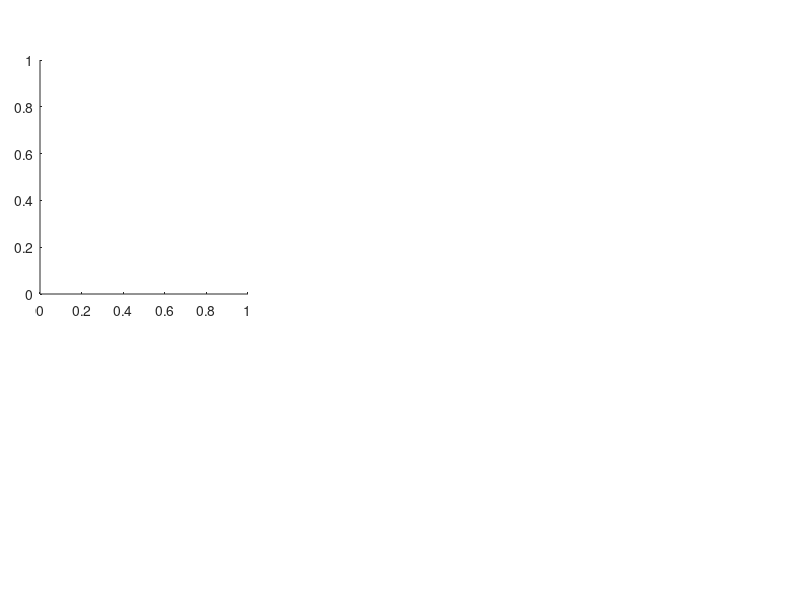

Source code (MATLAB): (Note: this script raises an error after producing the figure.)
function plotSqMap_Sq()
clear;
clc;
FONTSIZE = 16;
POS_X = 0.26;
POS_INIT_X = 0.05;
POS_Y = 0.39;
POS_INIT_Y = 0.06;

PLOT_RANGE = 0.8;
COLOR_TYPE = 'jet';
LINE_COLOR = 'black';
LINE_WIDTH = 0.4;
MARKERSIZE = 7;
%// surf plot SqMap
figure()

%// 1
pos = [POS_INIT_X (POS_INIT_Y*2.+POS_Y) POS_X POS_Y];
subplot('position',pos)
Test = load(['./Fig7a.txt']);
kx = Test(:,1)./(2.*pi);
ky = Test(:,2)./(2.*pi);
Sq = Test(:,3);
[X,Y] = meshgrid(-PLOT_RANGE:0.01:PLOT_RANGE,-PLOT_RANGE:0.01:PLOT_RANGE); % 0.01 for sampling step length
Z=griddata(kx,ky,Sq,X,Y,'v4');
h = surf(X,Y,Z); 
hold on;
set(h,'edgecolor','none');
axis([-PLOT_RANGE,PLOT_RANGE,-PLOT_RANGE,PLOT_RANGE]);
caxis([0, 3.5]);
pbaspect([1 1 1]);
colormap(COLOR_TYPE);
set(get(gca, 'XLabel'), 'FontSize', FONTSIZE,'Interpreter','latex');
xlabel('$k_{x}/2\pi$');
set(get(gca, 'YLabel'), 'FontSize', FONTSIZE,'Interpreter','latex');
ylabel('$k_{y}/2\pi$');
box on;
text(0.67,0.12,5, '$\mathbf{K}$', 'Interpreter','latex','FontSize',14)
text(0.55,0.35,5, '$\mathbf{M}$', 'Interpreter','latex','FontSize',14)

line([-0.333,0.333],[1./sqrt(3.),1./sqrt(3.)],[4,4],'Color',LINE_COLOR,'LineWidth', LINE_WIDTH)
line([0.333,0.667],[1./sqrt(3.),0],[4,4],'Color',LINE_COLOR,'LineWidth', LINE_WIDTH)
line([0.667,0.333],[0,-1./sqrt(3.)],[4,4],'Color',LINE_COLOR,'LineWidth', LINE_WIDTH)
line([-0.333,0.333],[-1./sqrt(3.),-1./sqrt(3.)],[4,4],'Color',LINE_COLOR,'LineWidth', LINE_WIDTH)
line([-0.333,-0.667],[-1./sqrt(3.),0],[4,4],'Color',LINE_COLOR,'LineWidth', LINE_WIDTH)
line([-0.667,-0.333],[0,1./sqrt(3.)],[4,4],'Color',LINE_COLOR,'LineWidth', LINE_WIDTH)
set(gca, 'XTick', [-0.5 0 0.5])
set(gca, 'YTick', [-0.5 0 0.5])
xticklabels(gca,{'$-0.5$','$0$','$0.5$'})
set(gca, 'fontsize', FONTSIZE,'TickLabelInterpreter','latex')
set(gca, 'linewidth', 2)
set(get(gca, 'Children'), 'linewidth', 2)
title('$(a) J_{2}=0.01, J_{\chi}=0.05$','FontSize',FONTSIZE,...
    'Interpreter','latex');
view(2);
ax=gca;
plot3(0.667,0,5,'.k','MarkerSize',25)
plot3(0.5,(1/sqrt(3.)/2.),5,'.k','MarkerSize',25)
for x=-16:1:16
    for y=-6:1:6
        plot3((y/12.)+(2./12.*x/2.),(y/12.*sqrt(3.))-(2./sqrt(3.)/12.*x/2.),5,'.k','MarkerSize',MARKERSIZE)
    end
end
surf(ax)

%// 2
pos = [(POS_INIT_X*2.+POS_X) (POS_INIT_Y*2.+POS_Y) POS_X POS_Y];
subplot('position',pos)
Test = load(['./Fig7b.txt']);
kx = Test(:,1)./(2.*pi);
ky = Test(:,2)./(2.*pi);
Sq = Test(:,3);
[X,Y] = meshgrid(-1:0.01:1,-1:0.01:1); % 0.01 for sampling step length
Z=griddata(kx,ky,Sq,X,Y,'v4');
hold on;
h = surf(X,Y,Z); 
set(h,'edgecolor','none');
axis([-PLOT_RANGE,PLOT_RANGE,-PLOT_RANGE,PLOT_RANGE]);
caxis([0, 3.5]);
pbaspect([1 1 1]);
colormap(COLOR_TYPE);
box on;

line([-0.333,0.333],[1./sqrt(3.),1./sqrt(3.)],[4,4],'Color',LINE_COLOR,'LineWidth', LINE_WIDTH)
line([0.333,0.667],[1./sqrt(3.),0],[4,4],'Color',LINE_COLOR,'LineWidth', LINE_WIDTH)
line([0.667,0.333],[0,-1./sqrt(3.)],[4,4],'Color',LINE_COLOR,'LineWidth', LINE_WIDTH)
line([-0.333,0.333],[-1./sqrt(3.),-1./sqrt(3.)],[4,4],'Color',LINE_COLOR,'LineWidth', LINE_WIDTH)
line([-0.333,-0.667],[-1./sqrt(3.),0],[4,4],'Color',LINE_COLOR,'LineWidth', LINE_WIDTH)
line([-0.667,-0.333],[0,1./sqrt(3.)],[4,4],'Color',LINE_COLOR,'LineWidth', LINE_WIDTH)
set(get(gca, 'XLabel'), 'FontSize', FONTSIZE,'Interpreter','latex');
xlabel('$k_{x}/2\pi$');
set(get(gca, 'YLabel'), 'FontSize', FONTSIZE,'Interpreter','latex');
ylabel('$k_{y}/2\pi$');
set(gca, 'XTick', [-0.5 0 0.5])
set(gca, 'YTick', [-0.5 0 0.5])
xticklabels(gca,{'$-0.5$','$0$','$0.5$'})
set(gca, 'fontsize', FONTSIZE,'TickLabelInterpreter','latex')
set(gca, 'linewidth', 2);
set(get(gca, 'Children'), 'linewidth', 2);
title('$(b) J_{2}=0.05, J_{\chi}=0.05$','FontSize',FONTSIZE,...
    'Interpreter','latex');
view(2);
ax=gca;
for x=-16:1:16
    for y=-6:1:6
        plot3((y/12.)+(2./12.*x/2.),(y/12.*sqrt(3.))-(2./sqrt(3.)/12.*x/2.),5,'.k','MarkerSize',MARKERSIZE)
    end
end
surf(ax)


%// 3
pos = [(POS_INIT_X*3.+POS_X*2.) (POS_INIT_Y*2.+POS_Y) POS_X POS_Y];
subplot('position',pos)
Test = load(['./Fig7c.txt']);
kx = Test(:,1)./(2.*pi);
ky = Test(:,2)./(2.*pi);
Sq = Test(:,3);
[X,Y] = meshgrid(-1:0.01:1,-1:0.01:1); % 0.01 for sampling step length
Z=griddata(kx,ky,Sq,X,Y,'v4');
hold on;
h = surf(X,Y,Z); 
set(h,'edgecolor','none');
axis([-PLOT_RANGE,PLOT_RANGE,-PLOT_RANGE,PLOT_RANGE]);
caxis([0, 3.5]);
pbaspect([1 1 1]);
colormap(COLOR_TYPE);
colorbar;
set(get(gca, 'XLabel'), 'FontSize', FONTSIZE,'Interpreter','latex');
xlabel('$k_{x}/2\pi$');
set(get(gca, 'YLabel'), 'FontSize', FONTSIZE,'Interpreter','latex');
ylabel('$k_{y}/2\pi$');
box on;

line([-0.333,0.333],[1./sqrt(3.),1./sqrt(3.)],[4,4],'Color',LINE_COLOR,'LineWidth', LINE_WIDTH)
line([0.333,0.667],[1./sqrt(3.),0],[4,4],'Color',LINE_COLOR,'LineWidth', LINE_WIDTH)
line([0.667,0.333],[0,-1./sqrt(3.)],[4,4],'Color',LINE_COLOR,'LineWidth', LINE_WIDTH)
line([-0.333,0.333],[-1./sqrt(3.),-1./sqrt(3.)],[4,4],'Color',LINE_COLOR,'LineWidth', LINE_WIDTH)
line([-0.333,-0.667],[-1./sqrt(3.),0],[4,4],'Color',LINE_COLOR,'LineWidth', LINE_WIDTH)
line([-0.667,-0.333],[0,1./sqrt(3.)],[4,4],'Color',LINE_COLOR,'LineWidth', LINE_WIDTH)
set(gca, 'XTick', [-0.5 0 0.5])
set(gca, 'YTick', [-0.5 0 0.5])
xticklabels(gca,{'$-0.5$','$0$','$0.5$'})
set(gca, 'fontsize', FONTSIZE,'TickLabelInterpreter','latex')
set(gca, 'linewidth', 2);
set(get(gca, 'Children'), 'linewidth', 2);
title('$(c) J_{2}=0.05, J_{\chi}=0.1$','FontSize',FONTSIZE,...
    'Interpreter','latex');
view(2);
ax=gca;
set(ax, 'Position', pos);
for x=-16:1:16
    for y=-6:1:6
        plot3((y/12.)+(2./12.*x/2.),(y/12.*sqrt(3.))-(2./sqrt(3.)/12.*x/2.),5,'.k','MarkerSize',MARKERSIZE)
    end
end
surf(ax)

%// 4
pos = [POS_INIT_X POS_INIT_Y POS_X POS_Y];
subplot('position',pos)
Test = load(['./Fig7d.txt']);
kx = Test(:,1)./(2.*pi);
ky = Test(:,2)./(2.*pi);
Sq = Test(:,3);
[X,Y] = meshgrid(-1:0.01:1,-1:0.01:1); % 0.01 for sampling step length
Z=griddata(kx,ky,Sq,X,Y,'v4');
hold on;
h = surf(X,Y,Z); 
set(h,'edgecolor','none');
axis([-PLOT_RANGE,PLOT_RANGE,-PLOT_RANGE,PLOT_RANGE]);
caxis([0, 3.5]);
pbaspect([1 1 1]);
colormap(COLOR_TYPE);
box on;

line([-0.333,0.333],[1./sqrt(3.),1./sqrt(3.)],[4,4],'Color',LINE_COLOR,'LineWidth', LINE_WIDTH)
line([0.333,0.667],[1./sqrt(3.),0],[4,4],'Color',LINE_COLOR,'LineWidth', LINE_WIDTH)
line([0.667,0.333],[0,-1./sqrt(3.)],[4,4],'Color',LINE_COLOR,'LineWidth', LINE_WIDTH)
line([-0.333,0.333],[-1./sqrt(3.),-1./sqrt(3.)],[4,4],'Color',LINE_COLOR,'LineWidth', LINE_WIDTH)
line([-0.333,-0.667],[-1./sqrt(3.),0],[4,4],'Color',LINE_COLOR,'LineWidth', LINE_WIDTH)
line([-0.667,-0.333],[0,1./sqrt(3.)],[4,4],'Color',LINE_COLOR,'LineWidth', LINE_WIDTH)
set(get(gca, 'XLabel'), 'FontSize', FONTSIZE,'Interpreter','latex');
xlabel('$k_{x}/2\pi$');
set(get(gca, 'YLabel'), 'FontSize', FONTSIZE,'Interpreter','latex');
ylabel('$k_{y}/2\pi$');
set(gca, 'XTick', [-0.5 0 0.5])
set(gca, 'YTick', [-0.5 0 0.5])
xticklabels(gca,{'$-0.5$','$0$','$0.5$'})
set(gca, 'fontsize', FONTSIZE,'TickLabelInterpreter','latex')
set(gca, 'linewidth', 2);
set(get(gca, 'Children'), 'linewidth', 2);
title('$(d) J_{2}=0.1, J_{\chi}=0.05$','FontSize',FONTSIZE,...
    'Interpreter','latex');
view(2);
ax=gca;
for x=-16:1:16
    for y=-6:1:6
        plot3((y/12.)+(2./12.*x/2.),(y/12.*sqrt(3.))-(2./sqrt(3.)/12.*x/2.),5,'.k','MarkerSize',MARKERSIZE)
    end
end
surf(ax)

%// 5
pos = [(POS_INIT_X*2.+POS_X) POS_INIT_Y POS_X POS_Y];
subplot('position',pos)
Test = load(['./Fig7e.txt']);
kx = Test(:,1)./(2.*pi);
ky = Test(:,2)./(2.*pi);
Sq = Test(:,3);
[X,Y] = meshgrid(-1:0.01:1,-1:0.01:1); % 0.01 for sampling step length
Z=griddata(kx,ky,Sq,X,Y,'v4');
hold on;
h = surf(X,Y,Z); 
set(h,'edgecolor','none');
axis([-PLOT_RANGE,PLOT_RANGE,-PLOT_RANGE,PLOT_RANGE]);
caxis([0, 3.5]);
pbaspect([1 1 1]);
colormap(COLOR_TYPE);
box on;

line([-0.333,0.333],[1./sqrt(3.),1./sqrt(3.)],[4,4],'Color',LINE_COLOR,'LineWidth', LINE_WIDTH)
line([0.333,0.667],[1./sqrt(3.),0],[4,4],'Color',LINE_COLOR,'LineWidth', LINE_WIDTH)
line([0.667,0.333],[0,-1./sqrt(3.)],[4,4],'Color',LINE_COLOR,'LineWidth', LINE_WIDTH)
line([-0.333,0.333],[-1./sqrt(3.),-1./sqrt(3.)],[4,4],'Color',LINE_COLOR,'LineWidth', LINE_WIDTH)
line([-0.333,-0.667],[-1./sqrt(3.),0],[4,4],'Color',LINE_COLOR,'LineWidth', LINE_WIDTH)
line([-0.667,-0.333],[0,1./sqrt(3.)],[4,4],'Color',LINE_COLOR,'LineWidth', LINE_WIDTH)
set(get(gca, 'XLabel'), 'FontSize', FONTSIZE,'Interpreter','latex');
xlabel('$k_{x}/2\pi$');
set(get(gca, 'YLabel'), 'FontSize', FONTSIZE,'Interpreter','latex');
ylabel('$k_{y}/2\pi$');
set(gca, 'XTick', [-0.5 0 0.5])
set(gca, 'YTick', [-0.5 0 0.5])
xticklabels(gca,{'$-0.5$','$0$','$0.5$'})
set(gca, 'fontsize', FONTSIZE,'TickLabelInterpreter','latex')
set(gca, 'linewidth', 2);
set(get(gca, 'Children'), 'linewidth', 2);
title('$(e) J_{2}=0.1, J_{\chi}=0.1$','FontSize',FONTSIZE,...
    'Interpreter','latex');
view(2);
ax=gca;
for x=-16:1:16
    for y=-6:1:6
        plot3((y/12.)+(2./12.*x/2.),(y/12.*sqrt(3.))-(2./sqrt(3.)/12.*x/2.),5,'.k','MarkerSize',MARKERSIZE)
    end
end
surf(ax)

%// 6
pos = [(POS_INIT_X*3.+POS_X*2.) POS_INIT_Y POS_X POS_Y];
subplot('position',pos)
Test = load(['./Fig7f.txt']);
kx = Test(:,1)./(2.*pi);
ky = Test(:,2)./(2.*pi);
Sq = Test(:,3);
[X,Y] = meshgrid(-1:0.01:1,-1:0.01:1); % 0.01 for sampling step length
Z=griddata(kx,ky,Sq,X,Y,'v4');
hold on;
h = surf(X,Y,Z); 
set(h,'edgecolor','none');
axis([-PLOT_RANGE,PLOT_RANGE,-PLOT_RANGE,PLOT_RANGE]);
caxis([0, 3.5]);
pbaspect([1 1 1]);
colormap(COLOR_TYPE);
colorbar;
set(get(gca, 'XLabel'), 'FontSize', FONTSIZE,'Interpreter','latex');
xlabel('$k_{x}/2\pi$');
set(get(gca, 'YLabel'), 'FontSize', FONTSIZE,'Interpreter','latex');
ylabel('$k_{y}/2\pi$');
box on;

line([-0.333,0.333],[1./sqrt(3.),1./sqrt(3.)],[4,4],'Color',LINE_COLOR,'LineWidth', LINE_WIDTH)
line([0.333,0.667],[1./sqrt(3.),0],[4,4],'Color',LINE_COLOR,'LineWidth', LINE_WIDTH)
line([0.667,0.333],[0,-1./sqrt(3.)],[4,4],'Color',LINE_COLOR,'LineWidth', LINE_WIDTH)
line([-0.333,0.333],[-1./sqrt(3.),-1./sqrt(3.)],[4,4],'Color',LINE_COLOR,'LineWidth', LINE_WIDTH)
line([-0.333,-0.667],[-1./sqrt(3.),0],[4,4],'Color',LINE_COLOR,'LineWidth', LINE_WIDTH)
line([-0.667,-0.333],[0,1./sqrt(3.)],[4,4],'Color',LINE_COLOR,'LineWidth', LINE_WIDTH)
set(gca, 'XTick', [-0.5 0 0.5])
set(gca, 'YTick', [-0.5 0 0.5])
xticklabels(gca,{'$-0.5$','$0$','$0.5$'})
set(gca, 'fontsize', FONTSIZE,'TickLabelInterpreter','latex')
set(gca, 'linewidth', 2);
set(get(gca, 'Children'), 'linewidth', 2);
title('$(f) J_{2}=0.2, J_{\chi}=0.2$','FontSize',FONTSIZE,...
    'Interpreter','latex');
view(2);
ax=gca;
set(ax, 'Position', pos);
for x=-16:1:16
    for y=-6:1:6
        plot3((y/12.)+(2./12.*x/2.),(y/12.*sqrt(3.))-(2./sqrt(3.)/12.*x/2.),5,'.k','MarkerSize',MARKERSIZE)
    end
end
surf(ax)

exportgraphics(ax,'test.png','Resolution',1200)
end
